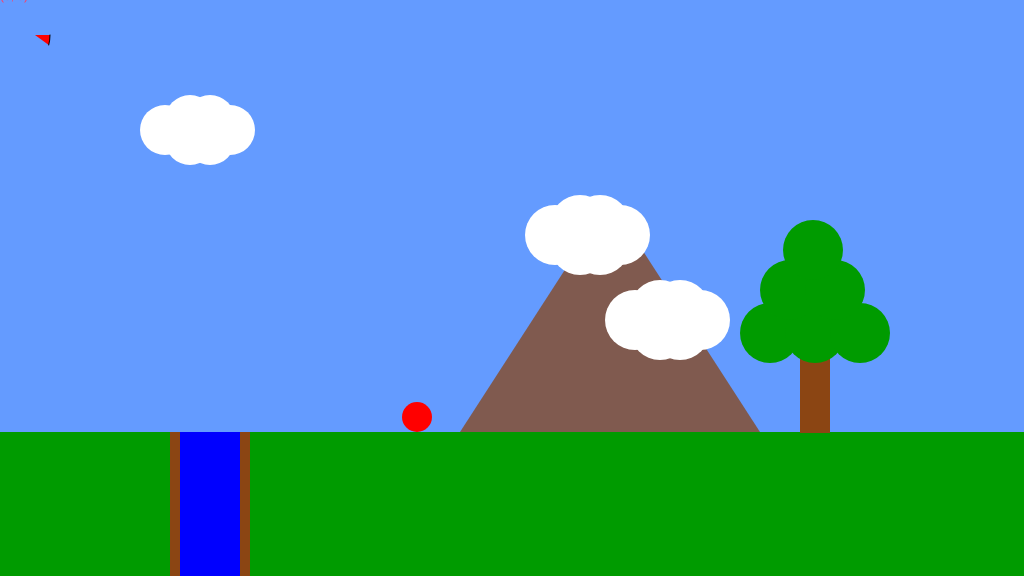
Frame 1 (no input)
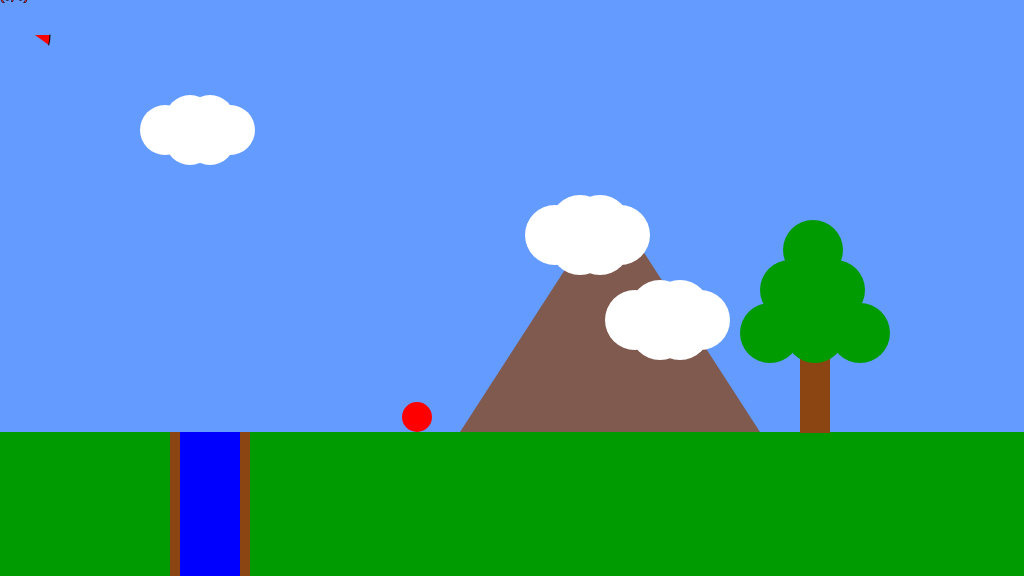
Frame 60 (no input)
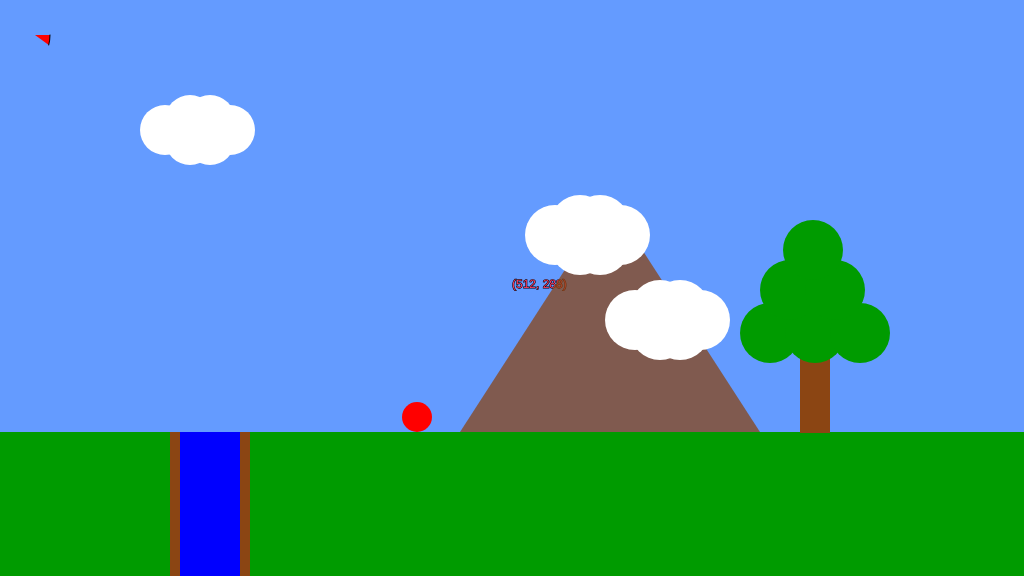
Frame 120 (the mouse pressed at the canvas centre since frame 60)

The p5.js sketch that drew these frames (run headless with seeded random() and noise() and a simulated clock; from frame 60 on, the mouse is pressed at the canvas centre):

// p5.js sketch
// ── sketch.js
/*

The Game Project

1 - Background Scenery

Use p5 drawing functions such as rect, ellipse, line, triangle and
point to draw the scenery as set out in the code comments. The items
should appear next to the text titles.

Each bit of scenery is worth two marks:

0 marks = not a reasonable attempt
1 mark = attempted but it's messy or lacks detail
2 marks = you've used several shape functions to create the scenery

I've given titles and chosen some base colours, but feel free to
imaginatively modify these and interpret the scenery titles loosely to
match your game theme.

WARNING: Do not get too carried away. If you're shape takes more than 15 lines of code to draw then you've probably over done it.


*/

function setup()
{
	createCanvas(1024, 576);
}

function l_cloud(x,y,z=50){
	ellipse(x,y,z,z);
	ellipse(x+20,y+10,z,z);
	ellipse(x,y+20,z,z);
	ellipse(x-20,y+20,z,z);
	ellipse(x-45,y+10,z,z);
	ellipse(x-20,y,z,z);
}

function draw()
{

	background(100, 155, 255); //fill the sky blue
	fill(255, 60, 100);
	text("(" + mouseX + ", " + mouseY + ")", mouseX, mouseY);
	
	

	noStroke();
	fill(0,155,0);
	rect(0, 432, 1024, 144); //draw some green ground

	//1. a cloud in the sky
	//... add your code here

	noStroke();
	fill(255);
	// text("cloud", 200, 100);

	l_cloud(210,120,50);


	//2. a mountain in the distance
	//... add your code here

	noStroke();
	fill(255);
	// text("mountain", 500, 256);
	// fill brown
	fill(139,69,19,190);
	triangle(460, 432, 760, 432, 610, 200);
	fill(255,255,255);
	l_cloud(600,225,60);
	l_cloud(680,310,60);


	//3. a tree
	//... add your code here

	noStroke();
	fill(255);
	text("tree", 800, 346);
	// fill brown
	fill(139,69,19);
	rect(800, 333, 30, 100);
	// fill green
	fill(0,155,0);
	ellipse(770, 333, 60, 60);
	ellipse(815, 333, 60, 60);
	ellipse(860, 333, 60, 60);
	ellipse(790, 290, 60, 60);
	ellipse(835, 290, 60, 60);
	ellipse(813, 250, 60, 60);

	//4. a canyon
	//NB. the canyon should go from ground-level to the bottom of the screen
	

	//... add your code here
	//fill sky blue
	fill(0, 0, 255);
	rect(180, 432, 60, 144);
	//fill light brown
	fill(139,69,19);
	rect(170,432,10,144);
	rect(240,432,10,144);




	noStroke();
	fill(255);
	// text("canyon", 100, 480);

	//5. a collectable token - eg. a jewel, fruit, coins
	//... add your code here

	noStroke();
	fill(255);
	// text("collectable item", 400, 400);
	fill(255,0,0);
	ellipse(417,417,30,30);
	//fill black
	// fill(0);
	stroke(0);
	arc(35, 35, 30, 50, 0, PI / 5.0); // lower quarter circle

}
